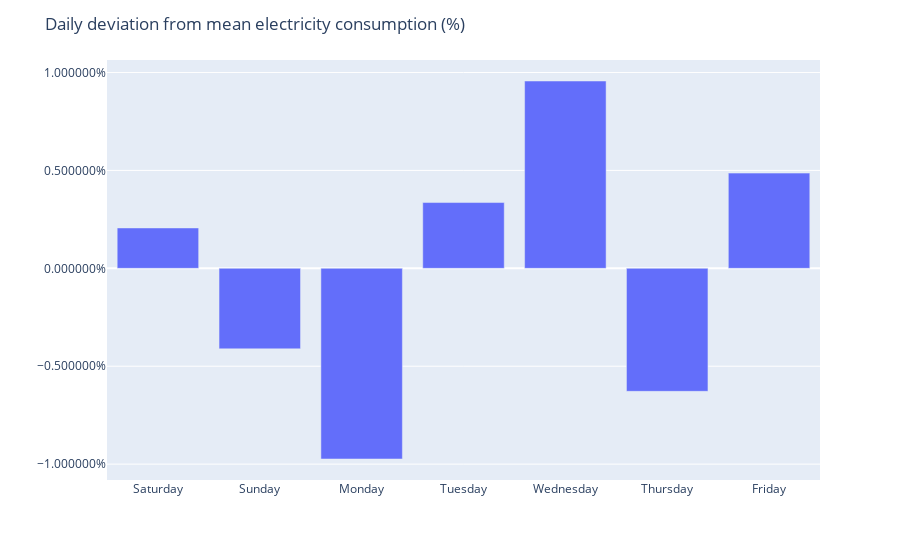

Notebook cell for this chart:
### Code cell
# 
fig = px.bar(daily_mean_diff, y='meter_reading')

fig.update_layout(
    yaxis_title="", 
    yaxis_tickformat = '%',
    xaxis_title="",
    title="Daily deviation from mean electricity consumption (%)",
    showlegend=False,
)
fig.show()

### Figure 1 — Plotly figure (JSON) as saved in the notebook; plotly's stock layout.template omitted (floating-point values rounded to 4 significant figures)
{"data": [{"alignmentgroup": "True", "hovertemplate": "index=%{x}<br>meter_reading=%{y}<extra></extra>", "legendgroup": "", "marker": {"color": "#636efa", "pattern": {"shape": ""}}, "name": "", "offsetgroup": "", "orientation": "v", "showlegend": false, "textposition": "auto", "type": "bar", "x": ["Saturday", "Sunday", "Monday", "Tuesday", "Wednesday", "Thursday", "Friday"], "xaxis": "x", "y": [0.002062, -0.004113, -0.009738, 0.003359, 0.009567, -0.006282, 0.004863], "yaxis": "y"}], "layout": {"barmode": "relative", "legend": {"tracegroupgap": 0}, "margin": {"t": 60}, "showlegend": false, "title": {"text": "Daily deviation from mean electricity consumption (%)"}, "xaxis": {"anchor": "y", "domain": [0, 1], "title": {"text": ""}}, "yaxis": {"anchor": "x", "domain": [0, 1], "tickformat": "%", "title": {"text": ""}}}}
